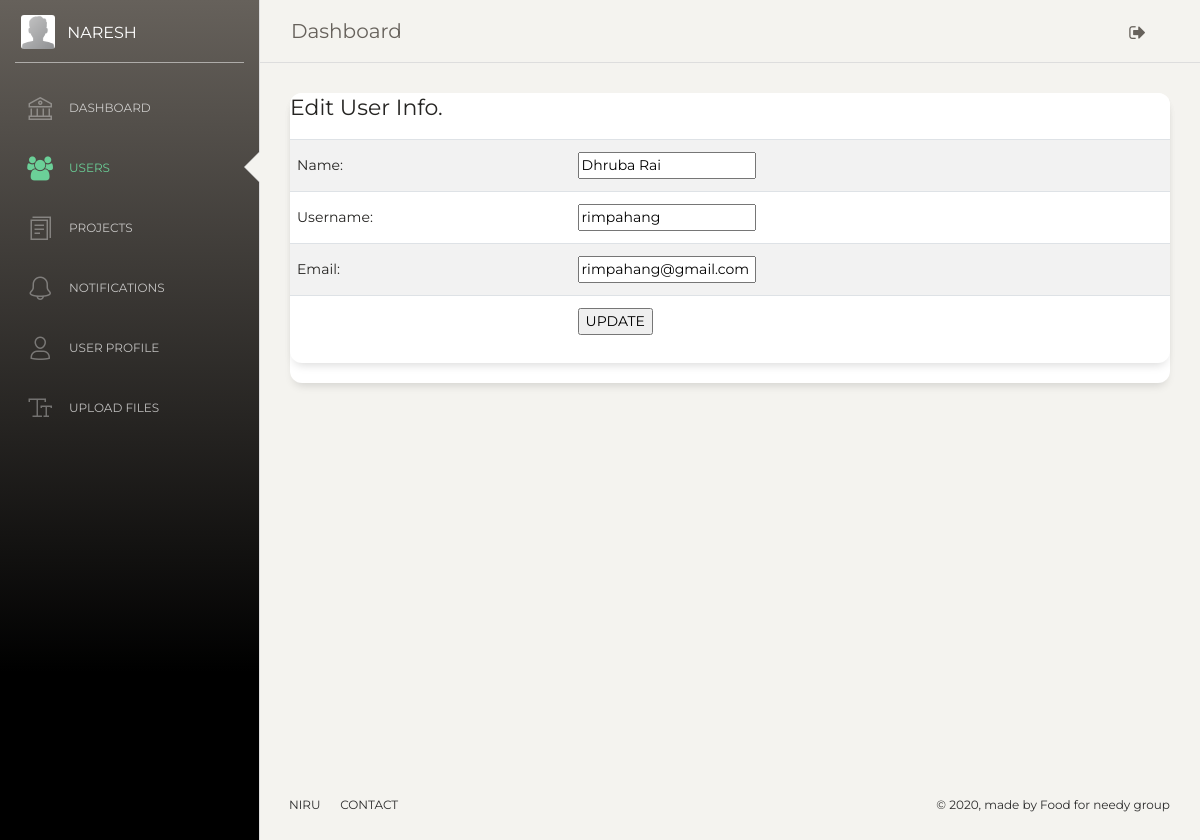
The page /edit_user.php?id=7 on the database its author committed.
### tables this page shows
CREATE TABLE `kpa_user` (
  `id` int(6) UNSIGNED NOT NULL,
  `name` varchar(50) NOT NULL,
  `username` varchar(20) NOT NULL,
  `email` varchar(80) NOT NULL,
  `password` varchar(32) NOT NULL,
  `user_type` enum('normal_user','admin','super_admin','guest') NOT NULL DEFAULT 'normal_user',
  `secret_key` varchar(32) DEFAULT NULL,
  `remarks` text DEFAULT NULL,
  `postby_id` int(6) DEFAULT 1,
  `created_at` timestamp NULL DEFAULT current_timestamp(),
  `is_verified` tinyint(1) DEFAULT 0,
  `verifiedby_id` int(6) DEFAULT 1,
  `updated_at` datetime DEFAULT NULL ON UPDATE current_timestamp(),
  `status` tinyint(1) DEFAULT 1
);

### edit_user.php (the view, shortened to what this page needs)
<?php include_once('includes/header.php');
$user_id = @$_GET['id'];
require_once("DBConnect.php");
$sql = "SELECT * FROM `kpa_user` WHERE `id`='$user_id' Limit 0, 10";
$result = mysqli_query($conn, $sql);
$prev_data = mysqli_fetch_assoc($result);
?>
<body class="">
  <div class="wrapper ">
    <div class="sidebar" data-color="yellow" data-active-color="success">
      <div class="logo">
        <a href="#" class="simple-text logo-mini">
          <div class="logo-image-small">
            <img src="img/default-avatar.png">
          </div>
        </a>
       <a href="user.php" class="simple-text logo-normal">
          Naresh
        </a>
      </div>
      <div class="sidebar-wrapper">
        <ul class="nav">
          <li class="">
            <a href="dashboard.php">
              <i class="nc-icon nc-bank"></i>
              <p>Dashboard</p>
            </a>
          </li>
          <li class="active">
            <a href="users.php">
                    <i class="fa fa-users"></i>
              <p>Users</p>
            </a>
          </li>
          <li class="">
            <a href="content.php">
              <i class="nc-icon nc-single-copy-04"></i>
              <p>Projects</p>
            </a>
          </li>
          <li>
            <a href="notifications.php">
              <i class="nc-icon nc-bell-55"></i>
              <p>Notifications</p>
            </a>
          </li>
          <li>
            <a href="user.php">
              <i class="nc-icon nc-single-02"></i>
              <p>User Profile</p>
            </a>
          </li>
          <li class="">
            <a href="upload.php">
              <i class="nc-icon nc-caps-small"></i>
              <p>Upload Files</p>
            </a>
          </li>
        </ul>
      </div>
    </div>
    <div class="main-panel">
      <nav class="navbar navbar-expand-lg navbar-absolute fixed-top navbar-transparent">
        <div class="container-fluid">
          <div class="navbar-wrapper">
            <a class="navbar-brand" href="#pablo">Dashboard</a>
          </div>
          <div class="collapse navbar-collapse justify-content-end" id="navigation">
           <ul class="navbar-nav">
              <li class="nav-item">
                <a class="nav-link btn-rotate" href="#pablo">
                  <i class="fa fa-sign-out" alt='logout'></i>
                </a>
              </li>
            </ul>
          </div>
        </div>
      </nav>
      <div class="content">
        <div class="row">
          <div class="col">
            <div class="card card-stats">
              <div class="card body">
<h5>Edit User Info.</h5>
<form action="" method="POST" name="user">
<table class="table table-striped">
 <tr>
    <td>Name:</td>
    <td><input type="text" name="name" placeholder="Enter Full Name" required="required" value="<?= $prev_data['name'];?>"></td>
  </tr>
 <tr>
    <td>Username:</td>
    <td><input type="text" name="username" placeholder="Enter Username" required="required" value="<?= $prev_data['username'];?>"></td>
  </tr>
  <tr>
    <td>Email:</td>
    <td><input type="email" name="email" required="required" value="<?= $prev_data['email'];?>"></td>
  </tr>
  <tr>
    <td>&nbsp;</td>
    <td><input type="submit" name="edit_user" value="UPDATE"></td>
  </tr>
</table>
</form>
              </div>
            </div>
          </div>
        </div>
      </div>
      <?php include_once('includes/footer.php');?>

### rows shown on the page
kpa_user: name "Dhruba Rai", username "rimpahang", email "rimpahang@gmail.com"
